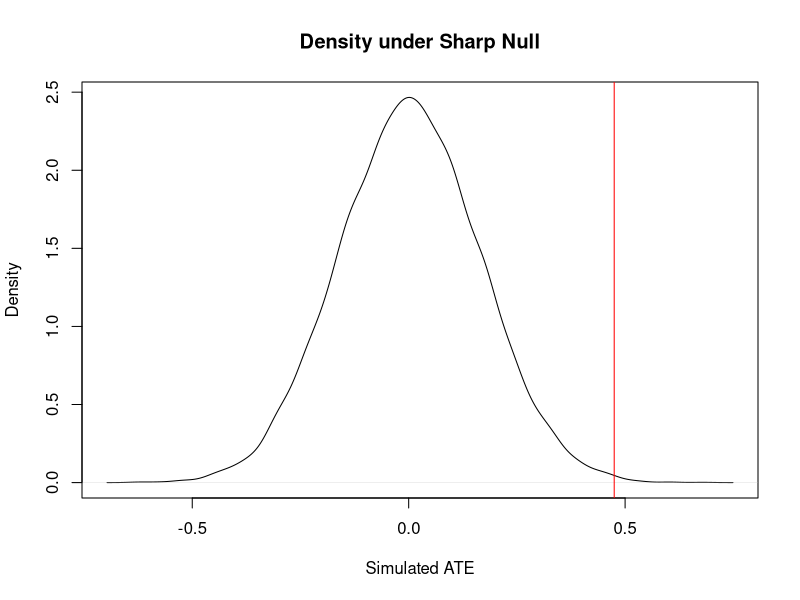
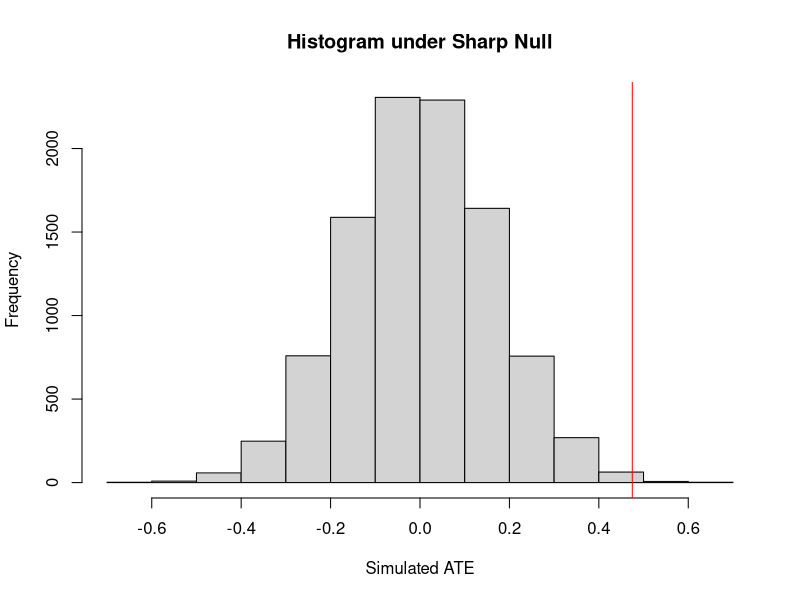
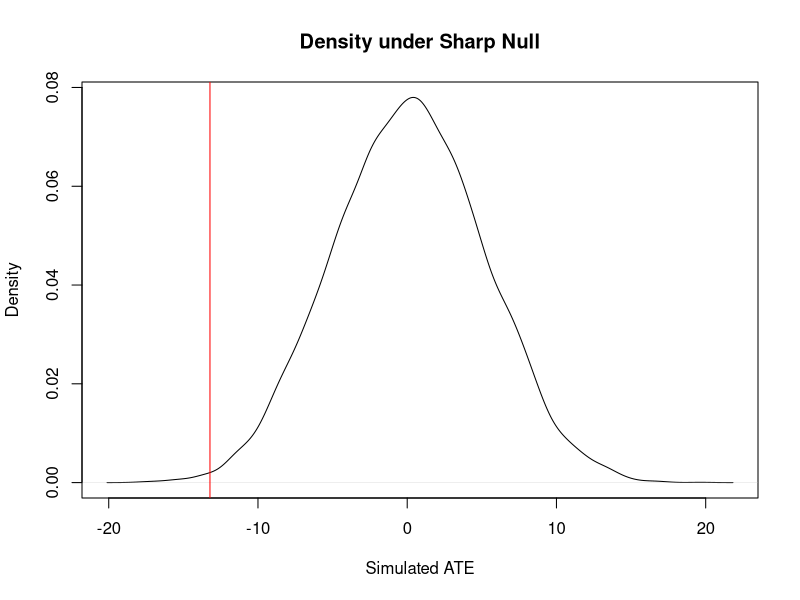
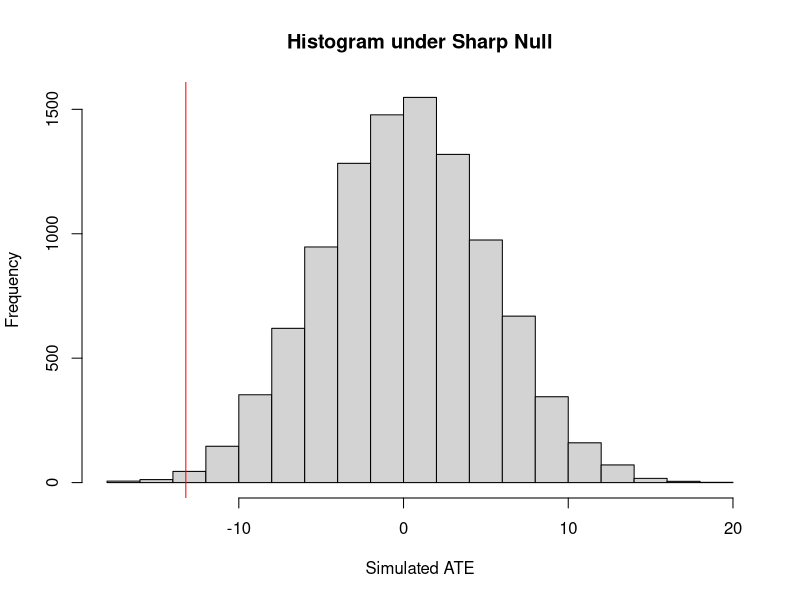
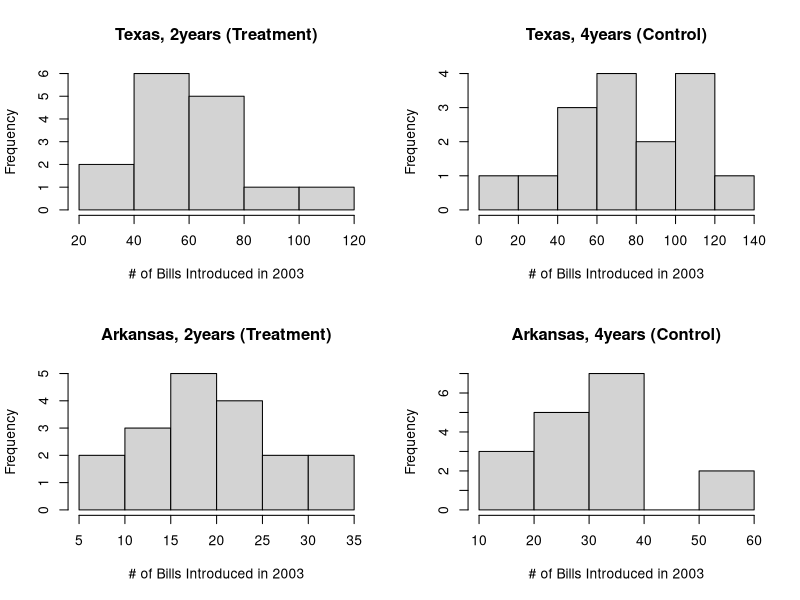

Reproduce these figures in R, in order.
## ---- chunk 1
library(data.table)
library(dplyr)
## ---- chunk 2
d <- read.csv("./data/Clingingsmith.2009.csv", stringsAsFactors = FALSE)

## ---- chunk 3
by_success <- d %>% group_by(success)
by_success %>% summarize(avg_views = mean(views), sample_size = length(views))
## ---- chunk 4
# Calculate the average treatment effect of the observed data
exp_ate <- mean(d[d$success == 1,]$views) - mean(d[d$success == 0,]$views)
exp_ate
## ---- chunk 5
# create function to run a simulation of random assignment under the sharp null hypothesis.

simulation <- function(data) {
  # First we randomly create assignments for treatment and control group.
  # The number of 0's and 1's are not always equal but the probability of getting a 0 
  # is equal to the probability of getting a 1.
  treatment <- sample(c(0,1), size = length(data$views), replace = TRUE)
  
  # Next we put the views data into their corresponding groups that we've randomly assigned
  treat.group <- data$views[treatment == 1]
  cont.group <- data$views[treatment == 0]
  
  # Now we can calculate the estimated ATE for this specific random assignment of 
  # control/treatment groups.
  ate <- mean(treat.group) - mean(cont.group)
  
  return(ate)
}

# Now we run the simulation 10,000 times as directed
distribution.under.sharp.null <- replicate(10000, simulation(d))

# Plot the density distribution and histogram of our simulations
plot(density(distribution.under.sharp.null), 
     main = "Density under Sharp Null", xlab = "Simulated ATE")
abline(v = exp_ate, col = "red")
hist(distribution.under.sharp.null, 
     main = "Histogram under Sharp Null", xlab = "Simulated ATE")
abline(v = exp_ate, col = "red")
## ---- chunk 6
# The actual estimate of the ATE is stored as exp_ate
prob1c.answ <- sum(distribution.under.sharp.null >= exp_ate)
paste("Answer:", prob1c.answ)
## ---- chunk 7
prob1d.answ <- prob1c.answ/10000
paste("Implied one-tailed p-value:", prob1d.answ)
## ---- chunk 8
prob1e.answ <- sum(abs(distribution.under.sharp.null) >= exp_ate)
paste("Answer:", prob1e.answ)
## ---- chunk 9
prob1f.answ <- prob1e.answ/ 10000
paste("Implied two-tailed p-value:", prob1f.answ)
## ---- chunk 10
library(foreign)

d <- read.dta("./data/Titiunik.2010.dta")
head(d)
## ---- chunk 11
# First I will group the data by state to show the mean number of bills introduced.
by_state <- d %>% group_by(texas0_arkansas1)
by_state %>% summarise(avg_num_bills = mean(bills_introduced))
## ---- chunk 12
# Now I will group by two- or four-year terms to show the mean number of bills introduced.
by_term <- d %>% group_by(term2year)
by_term %>% summarise(avg_num_bills = mean(bills_introduced))
## ---- chunk 13
# Now I will group by both state and term length
by_state_term <- d %>% group_by(texas0_arkansas1, term2year)
blocked_dt <- by_state_term %>% summarise(avg_num_bills = mean(bills_introduced))
blocked_dt
## ---- chunk 14
# First calculate the ATE for each state.
tx.ate <- blocked_dt[2,3] - blocked_dt[1,3]
ar.ate <- blocked_dt[4,3] - blocked_dt[3,3]
paste("The ATE for the state of Texas is:", tx.ate)
paste("The ATE for the state of Arkansas is:", ar.ate)
## ---- chunk 15
# Method using equation 3.6 in Textbook

# First create 4 separete data tables for the control/treatment group of TX and AR.
tx.4year <- by_state_term %>% filter(texas0_arkansas1 == 0, term2year == 0)
tx.2year <- by_state_term %>% filter(texas0_arkansas1 == 0, term2year == 1)
ar.4year <- by_state_term %>% filter(texas0_arkansas1 == 1, term2year == 0)
ar.2year <- by_state_term %>% filter(texas0_arkansas1 == 1, term2year == 1)

# Calculate Var(Y(1)) using equation 3.7 for Texas
tx.4year.m <- length(tx.4year$bills_introduced)
tx.4year.mean <- sum(tx.4year$bills_introduced)/tx.4year.m
tx.var.Y0 <- sum((tx.4year$bills_introduced - tx.4year.mean)^2)/(tx.4year.m - 1)

# Calculate Var(Y(0)) using equation 3.8 for Texas
tx.2year.m <- length(tx.2year$bills_introduced)
tx.2year.mean <- sum(tx.2year$bills_introduced)/tx.2year.m
tx.var.Y1 <- sum((tx.2year$bills_introduced - tx.2year.mean)^2)/(tx.2year.m - 1)

# Calculate SE of the ATE using equation 3.6 for Texas
tx.SE.ate <- sqrt(tx.var.Y0/tx.4year.m + tx.var.Y1/tx.2year.m)
paste("The estimated SE of the ATE for Texas is", tx.SE.ate)

# Calculate Var(Y(1)) using equation 3.7 for Arkansas
ar.4year.m <- length(ar.4year$bills_introduced)
ar.4year.mean <- sum(ar.4year$bills_introduced)/ar.4year.m
ar.var.Y0 <- sum((ar.4year$bills_introduced - ar.4year.mean)^2)/(ar.4year.m - 1)

# Calculate Var(Y(0)) using equation 3.8 for Arkansas
ar.2year.m <- length(ar.2year$bills_introduced)
ar.2year.mean <- sum(ar.2year$bills_introduced)/ar.2year.m
ar.var.Y1 <- sum((ar.2year$bills_introduced - ar.2year.mean)^2)/(ar.2year.m - 1)

# Calculate SE of the ATE using equation 3.6 for Arkansas
ar.SE.ate <- sqrt(ar.var.Y0/ar.4year.m + ar.var.Y1/ar.2year.m)
paste("The estimated SE of the ATE for Arkansas is", ar.SE.ate)
## ---- chunk 16
# Method using regression

# First create a data table for only texas samples
tx.data <- by_state_term %>% filter(texas0_arkansas1 == 0)
# Do a linear regression
tx.regression <- summary(lm(tx.data$bills_introduced ~ tx.data$term2year))
# SE given in the regression summary
tx.se <- tx.regression$coefficients[2,2]
paste("The estimated SE of the ATE for Texas is", tx.se)

# First create a data table for only Arkansas samples
ar.data <- by_state_term %>% filter(texas0_arkansas1 == 1)
# Do a linear regression
ar.regression <- summary(lm(ar.data$bills_introduced ~ ar.data$term2year))
# SE given in the regression summary
ar.se <- ar.regression$coefficients[2,2]
paste("The estimated SE of the ATE for Arkansas is", ar.se)
## ---- chunk 17
tx.N <- length(tx.data$bills_introduced)
ar.N <- length(ar.data$bills_introduced)
N <- length(by_state_term$bills_introduced)
tx.ate <- as.numeric(tx.ate)
ar.ate <- as.numeric(ar.ate)

Overall.ATE <- (tx.N/N)*tx.ate + (ar.N/N)*ar.ate
Overall.ATE
## ---- chunk 18
# I will be using the standard errors obtained from the regression method
sqrt((tx.se^2)*(tx.N/N)^2 + (ar.se^2)*(ar.N/N)^2)
## ---- chunk 19
# create function to run a simulation of random assignment under the sharp null hypothesis.

simulation <- function(data) {
  # First we randomly create assignments for treatment and control group.
  # The number of 0's and 1's are not always equal but the probability of getting a 0 
  # is equal to the probability of getting a 1.
  treatment <- sample(c(0,1), size = length(data$bills_introduced), replace = TRUE)
  
  # Next we put the views data into their corresponding groups that we've randomly assigned
  treat.group <- data$bills_introduced[treatment == 1]
  cont.group <- data$bills_introduced[treatment == 0]
  
  # Now we can calculate the estimated ATE for this specific random assignment of 
  # control/treatment groups.
  ate <- mean(treat.group) - mean(cont.group)
  
  return(ate)
}

# Now we create a function to find the overall ATEs for our simulations
Overall_ATE_Sim <- function(txdata, ardata) {
  tx.sim.ate <- simulation(txdata)
  ar.sim.ate <- simulation(ardata)
  tx.N <- length(tx.data$bills_introduced)
  ar.N <- length(ar.data$bills_introduced)
  N <- length(by_state_term$bills_introduced)
  OverallATE <- (tx.N/N)*tx.sim.ate + (ar.N/N)*ar.sim.ate
  return(OverallATE)
}

# Now we run the simulation 10,000 times as directed
distribution.under.sharp.null <- replicate(10000, Overall_ATE_Sim(tx.data, ar.data))

# Plot the density distribution and histogram of our simulations
plot(density(distribution.under.sharp.null), 
     main = "Density under Sharp Null", xlab = "Simulated ATE")
abline(v = Overall.ATE, col = "red")
hist(distribution.under.sharp.null, 
     main = "Histogram under Sharp Null", xlab = "Simulated ATE")
abline(v = Overall.ATE, col = "red")
## ---- chunk 20
# Find the implied one-tailed p-value
onetail <- sum(distribution.under.sharp.null <= Overall.ATE)/10000
paste("Implied one-tailed p-value:", onetail)

#Find the implied two-tailed p-value
twotail <- sum(abs(distribution.under.sharp.null) >= abs(Overall.ATE))/10000
paste("Implied two-tailed p-value:", twotail)
## ---- chunk 21
layout(matrix(c(1,2,3,4), 2, 2, byrow = T))
hist(tx.2year$bills_introduced, main = "Texas, 2years (Treatment)", xlab = "# of Bills Introduced in 2003")
hist(tx.4year$bills_introduced, main = "Texas, 4years (Control)", xlab = "# of Bills Introduced in 2003")
hist(ar.2year$bills_introduced, main = "Arkansas, 2years (Treatment)", xlab = "# of Bills Introduced in 2003")
hist(ar.4year$bills_introduced, main = "Arkansas, 4years (Control)", xlab = "# of Bills Introduced in 2003")
## ---- chunk 22
## load data 
d <- read.csv("./data/ggChapter3.csv", stringsAsFactors = FALSE)
## ---- chunk 23
# First we label each of the villages by their clusters
d$clusters <- c(1,1,2,2,3,3,4,4,5,5,6,6,7,7)
# Then we group by the clusters and greate a cluster level dataset
by_clusters <- d %>% group_by(clusters)
cluster.data <- by_clusters %>% summarise(cluster_Y = mean(Y), cluster_D = mean(D))

# Now define all the variables
k <- length(cluster.data$clusters) # number of clusters
N <- length(d$Village) # Total number of subjects
m <- 6 # size of treatment group (assume 3 clusters in treatment)
Ybar0 <- cluster.data$cluster_Y
Ybar1 <- cluster.data$cluster_D

# I created a function to calculate the variance the same way as equation 3.2
# This is because the var() function in R has N-1 in the denominator rather than N
variance <- function(data) {
  var(data)*(length(data)-1)/length(data)
}

# A function is also created for covariance because the R version isn't what we want
covariance <- function(a,b) {
  cov(a,b)*(length(a)-1)/length(a)
}

# Now to calcuate the SE with equation 3.22
SE.ATE <- sqrt((1/(k-1))*(m*variance(Ybar0)/(N-m) 
                       + (N-m)*variance(Ybar1)/m 
                       + 2*covariance(Ybar0, Ybar1)))
SE.ATE
## ---- chunk 24
# First we label each of the villages by their clusters
d$clusters <- c(1,2,3,4,5,6,7,7,6,5,4,3,2,1)
# Then we group by the clusters and greate a cluster level dataset
by_clusters <- d %>% group_by(clusters)
cluster.data <- by_clusters %>% summarise(cluster_Y = mean(Y), cluster_D = mean(D))

# Now define all the variables
k <- length(cluster.data$clusters) # number of clusters
N <- length(d$Village) # Total number of subjects
m <- 6 # size of treatment group (assume 3 clusters in treatment)
Ybar0 <- cluster.data$cluster_Y
Ybar1 <- cluster.data$cluster_D

# Now to calcuate the SE with equation 3.22
SE.ATE <- sqrt((1/(k-1))*(m*variance(Ybar0)/(N-m) 
                       + (N-m)*variance(Ybar1)/m 
                       + 2*covariance(Ybar0, Ybar1)))
SE.ATE
## ---- chunk 25
# Sample sizes in control and treatment groups
n1 <- 1000000/2
n2 <- 1000000/2
# Number of purchases
x1 <- 0.005*n1 # control
x2 <- (0.005 + 0.002)*n2 #treatment
# Calculate p
p <- (x1 + x2)/(n1 + n2)
# Calculate standard error for a two-sample proportion test
se <- sqrt(p*(1-p)*(1/n1 +1/n2))
# Calculate the left and right bound of the confidence interval
left.bound <- 0.002 - 1.96*se
right.bound <- 0.002 + 1.96*se

paste("The 95% confidence interval is (", left.bound,",",right.bound,")")
## ---- chunk 26
# Sample sizes in control and treatment groups
n1 <- 1000000 * 0.01 # control
n2 <- 1000000 * 0.99 # treatment
# Number of purchases
x1 <- 0.005*n1 # control
x2 <- (0.005 + 0.002)*n2 #treatment
# Calculate p
p <- (x1 + x2)/(n1 + n2)
# Calculate standard error for a two-sample proportion test
se <- sqrt(p*(1-p)*(1/n1 +1/n2))
# Calculate the left and right bound of the confidence interval
left.bound <- 0.002 - 1.96*se
right.bound <- 0.002 + 1.96*se

paste("The 95% confidence interval is (", left.bound,",",right.bound,")")
## ---- chunk 27
d2 <- read.csv("./data/listData.csv", stringsAsFactors = FALSE)
head(d2)
## ---- chunk 28
control <- d2$bid[d2$uniform_price_auction == 0]
treatment <- d2$bid[d2$uniform_price_auction == 1]
t.test(treatment,control)
## ---- chunk 29
# First create the regression
regression <- summary(lm(d2$bid~d2$uniform_price_auction))
regression
## ---- chunk 30
# Calculate the 95% confidence interval from the Regression
# Use slope +- (t-value)(std. error)
slope <- regression$coefficients[2,1]
Tval <- qt(0.975, 66) # using 66 dof
se <- regression$coefficients[2,2]

# Calculate the bounds
lower.bound <- slope - Tval*se
upper.bound <- slope + Tval*se

paste("The 95% confidence interval is (", lower.bound,",",upper.bound,")")
## ---- chunk 31
regression$coefficients[2,4]
## ---- chunk 32
# create function to run the simulation

simulation <- function(data) {
  # First we randomly create assignments for treatment and control group.
  # The number of 0's and 1's are not always equal but the probability of getting a 0 
  # is equal to the probability of getting a 1.
  treatment <- sample(c(0,1), size = length(data$bid), replace = TRUE)
  
  # Next we put the views data into their corresponding groups that we've randomly assigned
  treat.group <- data$bid[treatment == 1]
  cont.group <- data$bid[treatment == 0]
  
  # Now we can calculate the estimated ATE for this specific random assignment of 
  # control/treatment groups.
  ate <- mean(treat.group) - mean(cont.group)
  
  return(ate)
}

# Now we run the simulation 10,000 times
distribution.under.sharp.null <- replicate(10000, simulation(d2))

# Now calculate the two-tail pvalue
pval <- sum(abs(distribution.under.sharp.null) >= 12.206)/10000
pval

paste("P-value from randomization inference is:", pval)
## ---- chunk 33
control <- d2$bid[d2$uniform_price_auction == 0]
treatment <- d2$bid[d2$uniform_price_auction == 1]
t.test(treatment,control)
